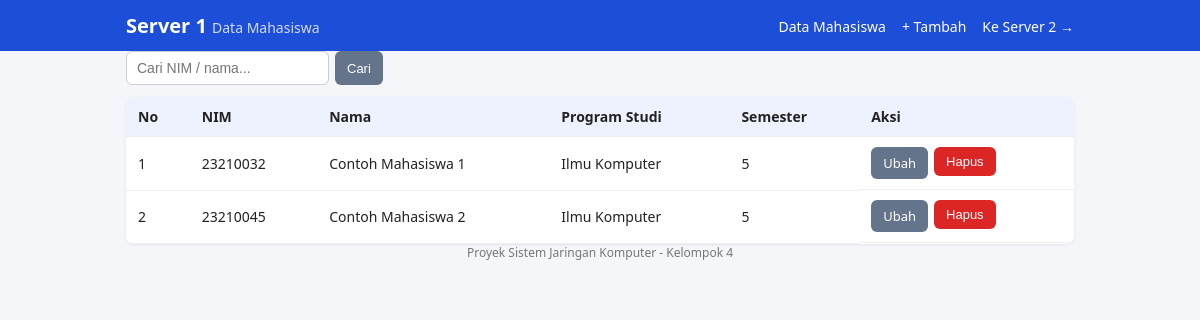
Screenshot of /server1/index.php with the database file from the repository.
### tables this page shows
CREATE TABLE IF NOT EXISTS mahasiswa (
  id       INT AUTO_INCREMENT PRIMARY KEY,
  nim      VARCHAR(20)  NOT NULL UNIQUE,
  nama     VARCHAR(100) NOT NULL,
  prodi    VARCHAR(100) NOT NULL,
  semester INT          NOT NULL
);

### server1/config.php (called while the page is built, shortened)
<?php
function db(): PDO {
    static $pdo = null;
    if ($pdo === null) {
        $pdo = new PDO(
            'mysql:host=' . DB_HOST . ';dbname=' . DB_NAME . ';charset=utf8mb4',
            DB_USER, DB_PASS,
            [PDO::ATTR_ERRMODE => PDO::ERRMODE_EXCEPTION,
             PDO::ATTR_DEFAULT_FETCH_MODE => PDO::FETCH_ASSOC]
        );
    }
    return $pdo;
}

### server1/index.php (the view, shortened to what this page needs)
<?php
require_once __DIR__ . '/layout.php';
$q = trim($_GET['q'] ?? '');
if ($q !== '') {
    $st = db()->prepare('SELECT * FROM mahasiswa WHERE nim LIKE ? OR nama LIKE ? ORDER BY nim');
    $st->execute(["%$q%", "%$q%"]);
} else {
    $st = db()->query('SELECT * FROM mahasiswa ORDER BY nim');
}
$rows = $st->fetchAll();
?>
<div class="toolbar">
  <form method="get" class="search">
    <input type="text" name="q" value="<?= e($q) ?>" placeholder="Cari NIM / nama...">
    <button>Cari</button>
  </form>
</div>
<table>
  <thead><tr><th>No</th><th>NIM</th><th>Nama</th><th>Program Studi</th><th>Semester</th><th>Aksi</th></tr></thead>
  <tbody>
  <?php if (!$rows): ?>
    <tr><td colspan="6" class="empty">Belum ada data.</td></tr>
  <?php endif; foreach ($rows as $i => $r): ?>
    <tr>
      <td><?= $i + 1 ?></td>
      <td><?= e($r['nim']) ?></td>
      <td><?= e($r['nama']) ?></td>
      <td><?= e($r['prodi']) ?></td>
      <td><?= e($r['semester']) ?></td>
      <td class="aksi">
        <a class="btn" href="form.php?id=<?= (int)$r['id'] ?>">Ubah</a>
        <form method="post" action="hapus.php" onsubmit="return confirm('Hapus data ini?')"><input type="hidden" name="id" value="<?= (int)$r['id'] ?>"><button class="btn-red">Hapus</button></form>
      </td>
    </tr>
  <?php endforeach; ?>
  </tbody>
</table>

### server1/style.css (style rules this page uses)
* { box-sizing:border-box }
body { margin:0;font-family:system-ui,Segoe UI,Arial,sans-serif;background:#f4f6f9;color:#222 }
table { width:100%;border-collapse:collapse;background:#fff;border-radius:8px;overflow:hidden;box-shadow:0 1px 3px #0001 }
th,td { padding:10px 12px;text-align:left;border-bottom:1px solid #eee;font-size:14px }
th { background:#eef2ff }
.toolbar { display:flex;justify-content:space-between;gap:8px;margin-bottom:12px;flex-wrap:wrap }
.search { display:flex;gap:6px }
input { padding:8px 10px;border:1px solid #ccc;border-radius:6px;font-size:14px }
button,.btn { padding:7px 12px;border:0;border-radius:6px;background:#64748b;color:#fff;cursor:pointer;font-size:13px;text-decoration:none;display:inline-block }
.btn-red { background:#dc2626 }
.aksi { display:flex;gap:6px;flex-wrap:wrap }
.aksi form { margin:0 }

### rows the page displays
mahasiswa: nim "23210032", nama "Contoh Mahasiswa 1", prodi "Ilmu Komputer", semester "5"
mahasiswa: nim "23210045", nama "Contoh Mahasiswa 2", prodi "Ilmu Komputer", semester "5"
